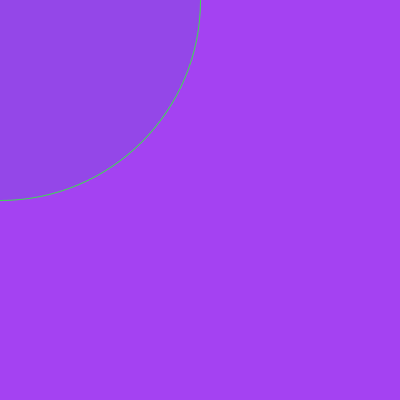
Frame 1 (no input)
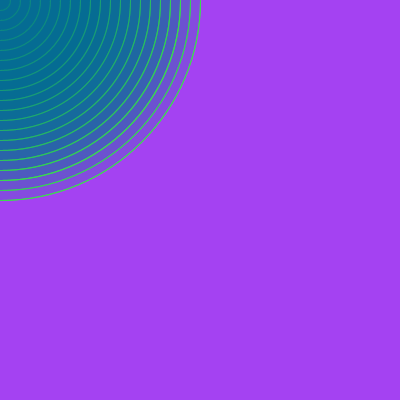
Frame 60 (the mouse pressed at the canvas centre just before this capture)
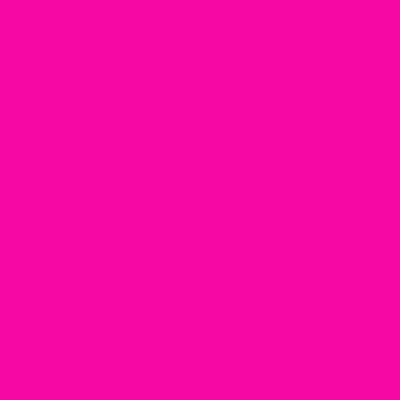
Frame 120 (the mouse held since frame 60 and released just before this capture)

The Processing sketch that drew these frames (run headless with seeded random() and noise(); from frame 60 on, the mouse is pressed at the canvas centre):

// Processing sketch: processing_41151
// ── processing_41151.pde

int a = 400;

void setup(){
    background(random(0,255),random(0,255),random(0,255));
    stroke(random(255),random(0,255),random(0,255));
    fill(0,random(255),random(255),25);
  size(400,400);
  smooth();
  frameRate(8);
}
void draw(){   
  if(mousePressed){

    background(random(0,255),random(0,255),random(0,255));
     stroke(random(255),random(0,255),random(0,255));
    fill(0,random(255),random(255),25);
    
  }else if(a<401&&a>-401){
   
    ellipse(mouseX,mouseY,a,a);
      a=a-20;
    }else if(a<-401){
      a=a+400;
    }else{
    }

}                                                               
